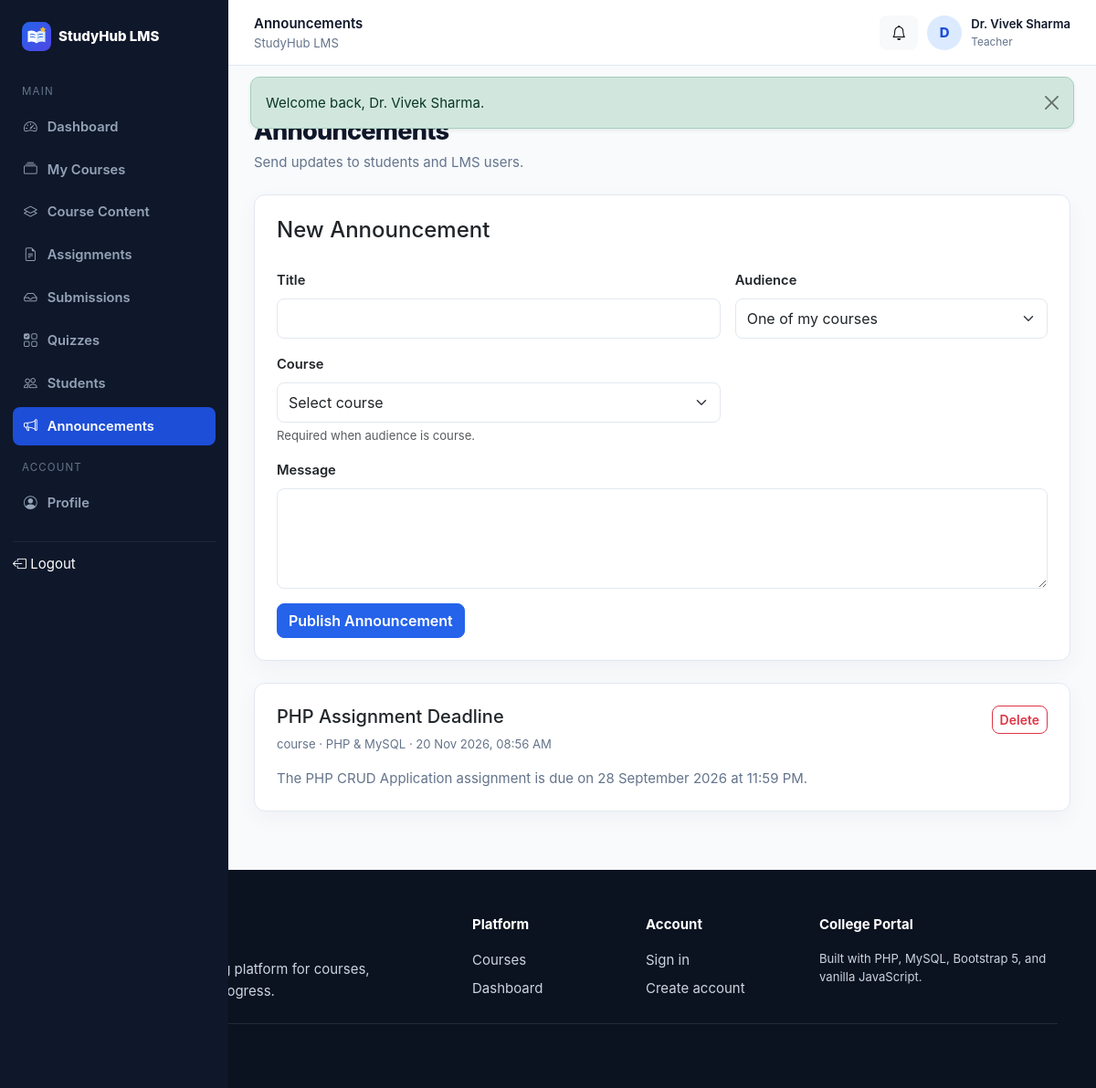
Screenshot of /teacher/announcements.php (signed in) with the database file from the repository.
### tables this page shows
CREATE TABLE users (
  id INT UNSIGNED AUTO_INCREMENT PRIMARY KEY,
    
  full_name VARCHAR(120) NOT NULL,
    
  email VARCHAR(190) NOT NULL UNIQUE,
    
  password_hash VARCHAR(255) NOT NULL,
    
  role ENUM('admin',
    'teacher',
    'student') NOT NULL DEFAULT 'student',
    
  status ENUM('active',
    'inactive',
    'pending') NOT NULL DEFAULT 'active',
    
  enrollment_no VARCHAR(50) NULL UNIQUE,
    
  department VARCHAR(120) NULL,
    
  semester TINYINT UNSIGNED NULL,
    
  phone VARCHAR(20) NULL,
    
  bio TEXT NULL,
    
  avatar VARCHAR(255) NULL,
    
  created_at TIMESTAMP DEFAULT CURRENT_TIMESTAMP,
    
  updated_at TIMESTAMP DEFAULT CURRENT_TIMESTAMP ON
UPDATE CURRENT_TIMESTAMP
);

CREATE TABLE announcements (
  id INT UNSIGNED AUTO_INCREMENT PRIMARY KEY,
    
  author_id INT UNSIGNED NOT NULL,
    
  title VARCHAR(180) NOT NULL,
    
  content TEXT NOT NULL,
    
  audience ENUM('all',
    'students',
    'teachers',
    'course') DEFAULT 'all',
    
  course_id INT UNSIGNED NULL,
    
  created_at TIMESTAMP DEFAULT CURRENT_TIMESTAMP,
    
  CONSTRAINT fk_announce_author FOREIGN KEY (author_id) REFERENCES users(id) ON DELETE CASCADE,
    
  CONSTRAINT fk_announce_course FOREIGN KEY (course_id) REFERENCES courses(id) ON DELETE
SET NULL
);

CREATE TABLE courses (
  id INT UNSIGNED AUTO_INCREMENT PRIMARY KEY,
    
  teacher_id INT UNSIGNED NOT NULL,
    
  category_id INT UNSIGNED NULL,
    
  title VARCHAR(180) NOT NULL,
    
  short_description VARCHAR(255) NULL,
    
  description TEXT NULL,
    
  thumbnail VARCHAR(255) NULL,
    
  level ENUM('Beginner',
    'Intermediate',
    'Advanced') DEFAULT 'Beginner',
    
  duration_hours DECIMAL(5,
    1) DEFAULT 0,
    
  status ENUM('draft',
    'published',
    'pending') DEFAULT 'draft',
    
  created_at TIMESTAMP DEFAULT CURRENT_TIMESTAMP,
    
  updated_at TIMESTAMP DEFAULT CURRENT_TIMESTAMP ON
UPDATE CURRENT_TIMESTAMP,
    
  CONSTRAINT fk_courses_teacher FOREIGN KEY (teacher_id) REFERENCES users(id) ON DELETE CASCADE,
    
  CONSTRAINT fk_courses_category FOREIGN KEY (category_id) REFERENCES categories(id) ON DELETE
SET NULL,
    
  INDEX idx_courses_status(status),
    INDEX idx_courses_teacher(teacher_id)
);

### teacher/announcements.php (the view, shortened to what this page needs)
<?php
$pageTitle='Announcements';
require_once __DIR__.'/../includes/auth.php';
require_role('teacher');
$pdo->prepare('UPDATE notifications SET is_read=1 WHERE user_id=?')->execute([(int)user()['id']]);
$teacherId=(int)user()['id'];
$st=$pdo->prepare('SELECT a.*,c.title course_title FROM announcements a LEFT JOIN courses c ON c.id=a.course_id WHERE a.author_id=? ORDER BY a.created_at DESC');
$st->execute([$teacherId]);
$rows=$st->fetchAll();
include __DIR__.'/../includes/app_start.php';
?>
<div class="page-header">
<div>
<div class="section-kicker mb-2">Communication</div>
<h1>Announcements</h1>
<p>Send updates to students and LMS users.</p>
</div>
</div>
<div class="card p-4 mb-4">
<h4>New Announcement</h4>
<form method="post" class="row g-3 mt-1"><?=csrf_input()?><input type="hidden" name="action" value="add">
<div class="col-md-7">
<label class="form-label">Title</label>
<input name="title" class="form-control" required>
</div>
<div class="col-md-5">
<label class="form-label">Audience</label>
<select name="audience" class="form-select">
<option value="course">One of my courses</option>
</select>
</div>
<div class="col-md-7">
<label class="form-label">Course</label>
<select name="course_id" class="form-select">
<option value="0">Select course</option>
?></select>
<div class="form-text">Required when audience is course.</div>
</div>
<div class="col-12">
<label class="form-label">Message</label>
<textarea name="content" class="form-control" rows="4" required>
</textarea>
</div>
<div class="col-12">
<button class="btn btn-primary">Publish Announcement</button>
</div>
</form>
</div>
<?php
foreach($rows as $r):?><div class="card p-4 mb-3">
<div class="d-flex justify-content-between gap-3">
<div>
<h5><?=e($r['title'])?></h5>
<div class="small text-muted"><?=e($r['audience'])?><?= $r['course_title']?' · '.e($r['course_title']):''?> · <?=e(date('d M Y, h:i A',strtotime($r['created_at'])))?></div>
</div>
<form method="post" class="d-inline" data-confirm="Delete this announcement?"><?=csrf_input()?><input type="hidden" name="action" value="delete">
<button class="btn btn-sm btn-outline-danger">Delete</button>
</form>
</div>
<p class="text-muted mt-3 mb-0"><?=nl2br(e($r['content']))?></p>
</div>
<?php
endforeach;
?>
<?php
include __DIR__.'/../includes/app_end.php';
?>

### includes/topbar.php (shortened to what this page needs)
<header class="app-topbar">
  <div class="d-flex align-items-center gap-3">
<div>
<div class="fw-semibold d-none d-md-block"><?= e($pageTitle)?></div>
<div class="small text-muted d-none d-md-block">StudyHub LMS</div>
</div>
</div>
  <div class="topbar-user">
<a class="btn btn-light position-relative" title="Announcements" href="announcements.php">
<i class="bi bi-bell">
</i>
?></a>
<div class="avatar"><?= e(strtoupper(substr($userName,0,1)))?></div>
<div class="d-none d-sm-block">
<div class="fw-semibold small"><?= e($userName)?></div>
<div class="text-muted" style="font-size:.74rem;text-transform:capitalize"><?= e($role)?></div>
</div>
</div>
</header>

### assets/css/style.css (style rules this page uses)
:root { --primary:#2563eb; --primary-dark:#1d4ed8; --success:#16a34a; --warning:#d97706; --danger:#dc2626; --bg:#f8fafc; --surface:#fff; --border:#e2e8f0; --text:#0f172a; --muted:#64748b; --sidebar:#0f172a; --sidebar-muted:#94a3b8; --radius:12px; }
* { box-sizing:border-box }
html,body { height:100% }
body { font-family:Inter,ui-sans-serif,system-ui,-apple-system,"Segoe UI",Roboto,Arial,sans-serif; background:var(--bg); color:var(--text); font-size:15px; line-height:1.55 }
a { text-decoration:none }
.text-muted { color:var(--muted)!important }
.card { border:1px solid var(--border); border-radius:var(--radius); box-shadow:0 8px 24px rgba(15,23,42,.04) }
.btn { border-radius:8px; font-weight:600 }
.btn-primary { background:var(--primary); border-color:var(--primary) }
.form-control,.form-select { border-color:var(--border); border-radius:8px; min-height:44px }
.form-label { font-weight:600; font-size:.92rem }
.section-kicker { font-size:.82rem; text-transform:uppercase; letter-spacing:.11em; color:var(--primary); font-weight:800 }
.app-topbar { height:72px; background:#fff; border-bottom:1px solid var(--border); display:flex; align-items:center; justify-content:space-between; padding:0 28px; position:sticky; top:0; z-index:1000 }
.topbar-user { display:flex; align-items:center; gap:10px }
.avatar { width:38px; height:38px; border-radius:50%; display:grid; place-items:center; background:#dbeafe; color:#1d4ed8; font-weight:800 }
.page-header { display:flex; justify-content:space-between; align-items:flex-start; gap:16px; margin-bottom:24px }
.page-header h1 { font-size:1.7rem; font-weight:800; letter-spacing:-.03em; margin:0 }
.page-header p { color:var(--muted); margin:5px 0 0 }
.form-text { font-size:.82rem }

### rows the page displays
users: full_name "D", full_name "Dr. Vivek Sharma"
announcements: title "PHP Assignment Deadline", audience "course", course.title "PHP & MySQL", created_at "20 Nov 2026, 08:56 AM", content "The PHP CRUD Application assignment is due on 28 September 2026 at 11:59 PM."

### other values shown
$f['message'] "Welcome back, Dr. Vivek Sharma."
$section "MAIN"
$label "Dashboard"
$label "My Courses"
$label "Course Content"
$label "Assignments"
$label "Submissions"
$label "Quizzes"
$label "Students"
$label "Announcements"
$section "ACCOUNT"
$label "Profile"
$pageTitle "Announcements"
$role "Teacher"
